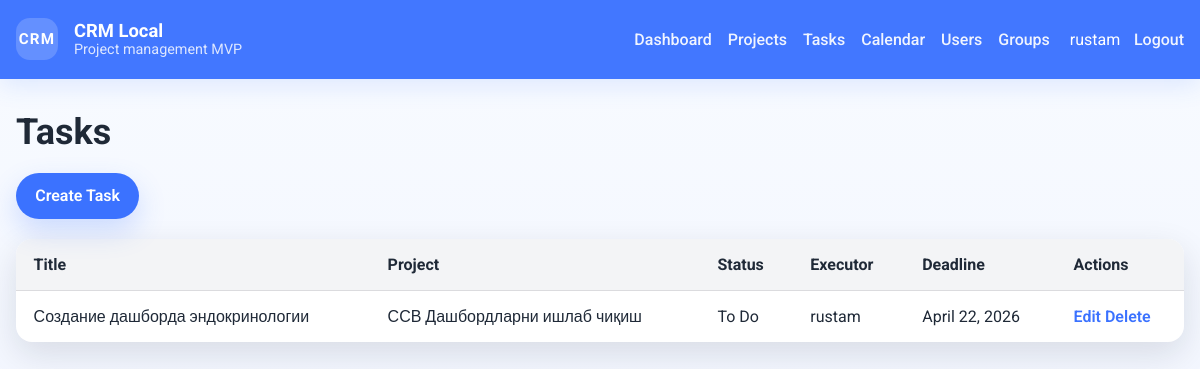
The app's page /tasks/ (signed in) with its own data.
### projects/models.py (models this page shows, shortened)
class Task(models.Model):
    title = models.CharField(max_length=200)
    description = models.TextField(blank=True)
    status = models.CharField(
        max_length=20,
        choices=TaskStatus.choices,
        default=TaskStatus.TODO,
    )
    deadline = models.DateField(null=True, blank=True)
    project = models.ForeignKey(Project, on_delete=models.CASCADE, related_name="tasks")
    executor = models.ForeignKey(
        User,
        on_delete=models.SET_NULL,
        null=True,
        blank=True,
        related_name="assigned_tasks",
    )
    co_executors = models.ManyToManyField(User, blank=True, related_name="supporting_tasks")
    created_at = models.DateTimeField(auto_now_add=True)
    updated_at = models.DateTimeField(auto_now=True)
    class Meta:
        ordering = ["deadline", "title"]
    @property
    def is_overdue(self):
        if not self.deadline:
            return False
        return self.status != TaskStatus.DONE and timezone.now().date() > self.deadline

class Project(models.Model):
    title = models.CharField(max_length=200)
    description = models.TextField(blank=True)
    owner = models.ForeignKey(User, on_delete=models.CASCADE, related_name="owned_projects")
    members = models.ManyToManyField(User, blank=True, related_name="projects")
    created_at = models.DateTimeField(auto_now_add=True)
    updated_at = models.DateTimeField(auto_now=True)
    class Meta:
        ordering = ["title"]

### projects/views.py (the view)
# urls.py: path("tasks/", views.task_list, name="task_list"),
@login_required
def task_list(request):
    tasks = Task.objects.select_related("project", "executor").prefetch_related("co_executors")
    return render(request, "projects/task_list.html", {"tasks": tasks})

### projects/templates/projects/task_list.html
{% extends "projects/base.html" %}
{% block content %}
<h1>Tasks</h1>
<div class="page-actions">
    <a class="button" href="{% url 'task_create' %}">Create Task</a>
</div>
<table class="table-list">
    <thead>
        <tr>
            <th>Title</th>
            <th>Project</th>
            <th>Status</th>
            <th>Executor</th>
            <th>Deadline</th>
            <th>Actions</th>
        </tr>
    </thead>
    <tbody>
        {% for task in tasks %}
        <tr class="{% if task.is_overdue %}overdue-row{% endif %}">
            <td>{{ task.title }}</td>
            <td>{{ task.project.title }}</td>
            <td>{{ task.get_status_display }}</td>
            <td>{{ task.executor.username|default:'—' }}</td>
            <td>{{ task.deadline|default:'—' }}</td>
            <td>
                <a href="{% url 'task_update' task.pk %}">Edit</a>
                <a href="{% url 'task_delete' task.pk %}">Delete</a>
            </td>
        </tr>
        {% empty %}
        <tr>
            <td colspan="6">No tasks available.</td>
        </tr>
        {% endfor %}
    </tbody>
</table>
{% endblock %}

### projects/templates/projects/base.html (shortened to what this page needs)
{% load static %}
<!DOCTYPE html>
<html lang="en">
<head>
    <link rel="stylesheet" href="{% static 'projects/css/style.css' %}" />
</head>
<body>
{% block header %}
<header class="topbar">
    <div class="container header-inner">
        <div class="brand">
            <div class="brand-icon">CRM</div>
            <div>
                <div class="brand-title">CRM Local</div>
                <div class="brand-subtitle">Project management MVP</div>
            </div>
        </div>
        <div class="toolbar-group">
            <nav class="main-nav">
                <a href="{% url 'dashboard' %}">Dashboard</a>
                <a href="{% url 'project_list' %}">Projects</a>
                <a href="{% url 'task_list' %}">Tasks</a>
                <a href="{% url 'calendar' %}">Calendar</a>
                <a href="{% url 'user_list' %}">Users</a>
                <a href="{% url 'group_list' %}">Groups</a>
            </nav>
            <div class="user-panel">
                {% if user.is_authenticated %}
                    <span>{{ user.username }}</span>
                    <a class="text-button" href="{% url 'logout' %}">Logout</a>
                {% else %}
                    <a class="text-button" href="{% url 'login' %}">Login</a>
                {% endif %}
            </div>
        </div>
    </div>
</header>
{% endblock %}
<main class="container">
    {% block content %}{% endblock %}
</main>
</body>
</html>

### projects/static/projects/css/style.css (style rules this page uses)
:root { --md-surface: #ffffff; --md-surface-variant: #f3f4f6; --md-surface-strong: #f8fafc; --md-primary: #3b72ff; --md-on-primary: #ffffff; --md-secondary: #635ffa; --md-on-surface: #1f2937; --md-on-surface-muted: #4b5563; --md-border: rgba(15, 23, 42, 0.08); --md-danger: #d32f2f; --md-bg: #eef2ff; --shadow: 0 12px 34px rgba(15, 23, 42, 0.12); }
* { box-sizing: border-box; }
html, body { margin: 0; min-height: 100%; }
body { font-family: 'Roboto', Arial, sans-serif; background: linear-gradient(180deg, #f8fbff 0%, #eef2ff 100%); color: var(--md-on-surface); }
.topbar { background: rgba(59, 114, 255, 0.96); color: #fff; box-shadow: 0 6px 24px rgba(59, 114, 255, 0.14); }
.container { width: min(1200px, 100% - 2rem); margin: 0 auto; padding: 0 0.5rem; }
.header-inner { display: flex; flex-wrap: wrap; justify-content: space-between; align-items: center; gap: 1rem; padding: 1.15rem 0; }
.brand { display: flex; align-items: center; gap: 1rem; }
.brand-icon { width: 42px; height: 42px; border-radius: 14px; background: rgba(255, 255, 255, 0.18); display: grid; place-items: center; font-size: 0.95rem; font-weight: 700; letter-spacing: 0.08em; }
.brand-title { font-size: 1.15rem; font-weight: 700; }
.brand-subtitle { font-size: 0.9rem; color: rgba(255, 255, 255, 0.82); }
.toolbar-group { display: flex; align-items: center; gap: 1.25rem; flex-wrap: wrap; }
.main-nav { display: flex; flex-wrap: wrap; gap: 1rem; }
.main-nav a, .text-button { color: rgba(255, 255, 255, 0.92); text-decoration: none; font-weight: 500; transition: color 0.2s ease; }
.user-panel { display: flex; align-items: center; gap: 0.85rem; }
main.container { padding: 2rem 0 3rem; }
h1 { margin-top: 0; font-size: clamp(1.8rem, 3vw, 2.4rem); margin-bottom: 1rem; }
.board, .table-list, .entity-form, .calendar-grid, .auth-page { transition: box-shadow 0.2s ease, transform 0.2s ease; }
.page-actions { display: flex; align-items: center; justify-content: space-between; gap: 1rem; margin: 1.25rem 0; }
.button { display: inline-flex; align-items: center; justify-content: center; padding: 0.85rem 1.2rem; background: var(--md-primary); color: var(--md-on-primary); border-radius: 999px; text-decoration: none; font-weight: 600; box-shadow: 0 12px 28px rgba(59, 114, 255, 0.22); }
.table-list { width: 100%; border-collapse: collapse; background: var(--md-surface); border-radius: 1rem; overflow: hidden; box-shadow: var(--shadow); }
.table-list th, .table-list td { padding: 1rem 1.1rem; border-bottom: 1px solid rgba(15, 23, 42, 0.08); text-align: left; }
.table-list th { background: var(--md-surface-variant); font-weight: 700; color: var(--md-on-surface); }
.table-list tr:last-child td { border-bottom: none; }
.table-list a { color: var(--md-primary); text-decoration: none; font-weight: 600; }

### records on screen
Task: title "Создание дашборда эндокринологии", project "ССВ Дашбордларни ишлаб чиқиш", status "To Do", executor.username "rustam", deadline "April 22, 2026"

### other values on screen
{{ user.username }} "rustam"
